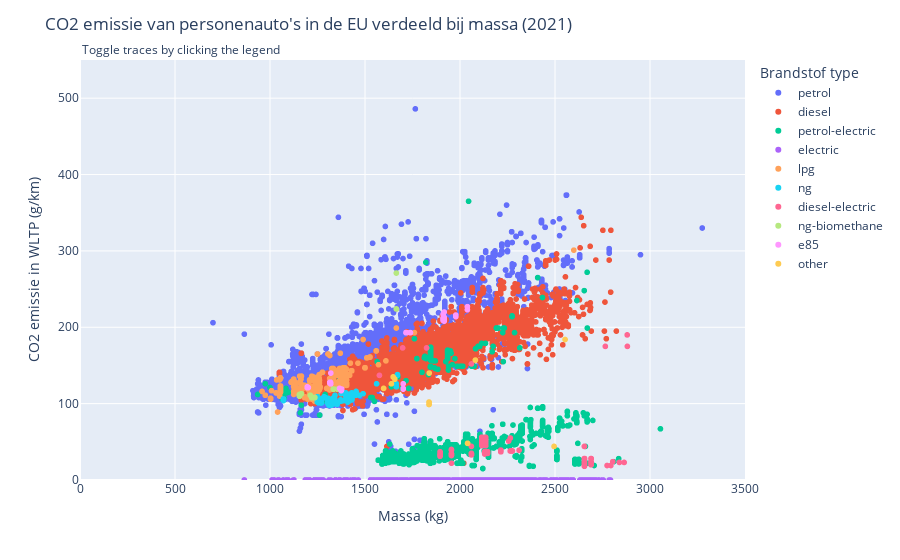

Notebook source saved alongside this figure:
### Code cell
# Plot settings
fig = px.scatter(car_emission_mass,
	x="m (kg)",
	y="Ewltp (g/km)",
	color="Ft",
)

# Create toggle visibility button for every fuel type.
buttons = []
for i, val in enumerate(car_emission_mass["Ft"].unique()):
    button = dict(method='restyle',
        label=val,
        args=[{'visible': True}, [i]],
        args2=[{'visible': "legendonly"}, [i]],
    )
    buttons.append(button)

# Menu settings
fig.update_layout(
    updatemenus=[
        dict(
            buttons=buttons,
            visible=False,
        ),
    ],
    annotations=[
        dict(text="Toggle traces by clicking the legend", x=0, xref="paper", y=1.05, yref="paper", align="right", showarrow=False),
    ],
    title_text="CO2 emissie van personenauto's in de EU verdeeld bij massa (2021)",
    legend_title="Brandstof type",
    xaxis_title="Massa (kg)",
    xaxis_range=(0, 3500),
    yaxis_title="CO2 emissie in WLTP (g/km)",
    yaxis_range=(0, 550),
)
fig.show()

### Figure 1 — Plotly figure (JSON) as saved in the notebook; plotly's stock layout.template omitted (floating-point values rounded to 4 significant figures; data arrays with more than 128 entries replaced by an {"elided": "..."} marker saying what was removed)
{"data": [{"hovertemplate": "Ft=petrol<br>m (kg)=%{x}<br>Ewltp (g/km)=%{y}<extra></extra>", "legendgroup": "petrol", "marker": {"color": "#636efa", "symbol": "circle"}, "mode": "markers", "name": "petrol", "showlegend": true, "type": "scattergl", "x": {"elided": "55744 int values"}, "xaxis": "x", "y": {"elided": "55744 float values"}, "yaxis": "y"}, {"hovertemplate": "Ft=diesel<br>m (kg)=%{x}<br>Ewltp (g/km)=%{y}<extra></extra>", "legendgroup": "diesel", "marker": {"color": "#EF553B", "symbol": "circle"}, "mode": "markers", "name": "diesel", "showlegend": true, "type": "scattergl", "x": {"elided": "22817 int values"}, "xaxis": "x", "y": {"elided": "22817 float values"}, "yaxis": "y"}, {"hovertemplate": "Ft=petrol-electric<br>m (kg)=%{x}<br>Ewltp (g/km)=%{y}<extra></extra>", "legendgroup": "petrol-electric", "marker": {"color": "#00cc96", "symbol": "circle"}, "mode": "markers", "name": "petrol-electric", "showlegend": true, "type": "scattergl", "x": {"elided": "7978 int values"}, "xaxis": "x", "y": {"elided": "7978 float values"}, "yaxis": "y"}, {"hovertemplate": "Ft=electric<br>m (kg)=%{x}<br>Ewltp (g/km)=%{y}<extra></extra>", "legendgroup": "electric", "marker": {"color": "#ab63fa", "symbol": "circle"}, "mode": "markers", "name": "electric", "showlegend": true, "type": "scattergl", "x": {"elided": "10104 int values"}, "xaxis": "x", "y": {"elided": "10104 int values"}, "yaxis": "y"}, {"hovertemplate": "Ft=lpg<br>m (kg)=%{x}<br>Ewltp (g/km)=%{y}<extra></extra>", "legendgroup": "lpg", "marker": {"color": "#FFA15A", "symbol": "circle"}, "mode": "markers", "name": "lpg", "showlegend": true, "type": "scattergl", "x": {"elided": "2245 int values"}, "xaxis": "x", "y": {"elided": "2245 int values"}, "yaxis": "y"}, {"hovertemplate": "Ft=ng<br>m (kg)=%{x}<br>Ewltp (g/km)=%{y}<extra></extra>", "legendgroup": "ng", "marker": {"color": "#19d3f3", "symbol": "circle"}, "mode": "markers", "name": "ng", "showlegend": true, "type": "scattergl", "x": {"elided": "412 int values"}, "xaxis": "x", "y": {"elided": "412 int values"}, "yaxis": "y"}, {"hovertemplate": "Ft=diesel-electric<br>m (kg)=%{x}<br>Ewltp (g/km)=%{y}<extra></extra>", "legendgroup": "diesel-electric", "marker": {"color": "#FF6692", "symbol": "circle"}, "mode": "markers", "name": "diesel-electric", "showlegend": true, "type": "scattergl", "x": {"elided": "541 int values"}, "xaxis": "x", "y": {"elided": "541 int values"}, "yaxis": "y"}, {"hovertemplate": "Ft=ng-biomethane<br>m (kg)=%{x}<br>Ewltp (g/km)=%{y}<extra></extra>", "legendgroup": "ng-biomethane", "marker": {"color": "#B6E880", "symbol": "circle"}, "mode": "markers", "name": "ng-biomethane", "showlegend": true, "type": "scattergl", "x": [1155, 1155, 1334, 1155, 1155, 1155, 1155, 1334, 1334, 1155, 1155, 1334, 1155, 1155, 1155, 1155, 1225, 1334, 1155, 1665, 1236, 1334, 1236, 1155, 1155, 1155, 1155, 1155, 1334, 1155, 1155, 1155, 1155, 1155, 1165, 1334, 1334, 1236, 1155, 1665, 1219, 1155, 1155, 1155, 1212, 1225, 1225, 1155, 1155, 1155, 1334, 1155, 1155, 1155, 1219, 1165, 1155, 1334, 1219, 1155, 1155, 1155, 1236, 1155, 1334, 1155, 1355, 1334, 1155, 1334], "xaxis": "x", "y": [110, 110, 119, 110, 110, 110, 110, 119, 119, 110, 110, 119, 110, 110, 110, 110, 108, 119, 110, 271, 108, 119, 108, 110, 110, 110, 110, 110, 119, 110, 110, 110, 110, 111, 113, 119, 119, 108, 110, 224, 108, 110, 110, 110, 111, 108, 108, 110, 110, 110, 119, 110, 110, 110, 108, 113, 110, 119, 108, 110, 112, 110, 108, 110, 119, 110, 119, 119, 110, 119], "yaxis": "y"}, {"hovertemplate": "Ft=e85<br>m (kg)=%{x}<br>Ewltp (g/km)=%{y}<extra></extra>", "legendgroup": "e85", "marker": {"color": "#FF97FF", "symbol": "circle"}, "mode": "markers", "name": "e85", "showlegend": true, "type": "scattergl", "x": [1319, 1318, 1320, 1911, 1911, 1376, 1701, 1716, 1716, 1911, 1315, 1911, 2039, 1917, 1739, 1716, 1978, 1318, 2039, 1917, 1319, 1917, 1978, 1375, 1716, 1911, 1917, 1319, 1315, 1911, 1917, 1917, 1376, 1716, 1315, 1917, 1318, 1315, 1319, 1917, 1917, 1978, 1376, 1319, 1196, 1701, 1739, 1196, 1721, 1701, 1911, 1318, 1716, 1716, 1917, 1377, 1917, 1315, 1319, 1917, 1716, 1315, 1202, 1911, 1315, 1196, 1377, 1377, 1911, 1716, 1366, 1716], "xaxis": "x", "y": [126, 128, 140, 212, 217, 119, 119, 193, 193, 212, 128, 209, 223, 213, 193, 193, 214, 127, 227, 213, 127, 209, 214, 117, 193, 210, 209, 126, 127, 209, 220, 211, 118, 193, 127, 211, 127, 128, 126, 210, 212, 216, 119, 126, 121, 120, 193, 121, 193, 126, 212, 128, 193, 193, 208, 119, 210, 127, 126, 209, 193, 127, 121, 211, 127, 122, 119, 119, 211, 193, 120, 193], "yaxis": "y"}, {"hovertemplate": "Ft=other<br>m (kg)=%{x}<br>Ewltp (g/km)=%{y}<extra></extra>", "legendgroup": "other", "marker": {"color": "#FECB52", "symbol": "circle"}, "mode": "markers", "name": "other", "showlegend": true, "type": "scattergl", "x": [1657, 2040, 1639, 1648, 1837, 1838, 2040, 1837, 1837, 2081, 2553, 1837, 1837, 1837, 2495, 1837, 1598], "xaxis": "x", "y": [132, 48, 126, 135, 99, 140, 48, 102, 102, 157, 184, 99, 99, 99, 44, 99, 120], "yaxis": "y"}], "layout": {"annotations": [{"align": "right", "showarrow": false, "text": "Toggle traces by clicking the legend", "x": 0, "xref": "paper", "y": 1.05, "yref": "paper"}], "legend": {"title": {"text": "Brandstof type"}, "tracegroupgap": 0}, "margin": {"t": 60}, "title": {"text": "CO2 emissie van personenauto's in de EU verdeeld bij massa (2021)"}, "updatemenus": [{"buttons": [{"args": [{"visible": true}, [0]], "args2": [{"visible": "legendonly"}, [0]], "label": "petrol", "method": "restyle"}, {"args": [{"visible": true}, [1]], "args2": [{"visible": "legendonly"}, [1]], "label": "diesel", "method": "restyle"}, {"args": [{"visible": true}, [2]], "args2": [{"visible": "legendonly"}, [2]], "label": "petrol-electric", "method": "restyle"}, {"args": [{"visible": true}, [3]], "args2": [{"visible": "legendonly"}, [3]], "label": "electric", "method": "restyle"}, {"args": [{"visible": true}, [4]], "args2": [{"visible": "legendonly"}, [4]], "label": "lpg", "method": "restyle"}, {"args": [{"visible": true}, [5]], "args2": [{"visible": "legendonly"}, [5]], "label": "ng", "method": "restyle"}, {"args": [{"visible": true}, [6]], "args2": [{"visible": "legendonly"}, [6]], "label": "diesel-electric", "method": "restyle"}, {"args": [{"visible": true}, [7]], "args2": [{"visible": "legendonly"}, [7]], "label": "ng-biomethane", "method": "restyle"}, {"args": [{"visible": true}, [8]], "args2": [{"visible": "legendonly"}, [8]], "label": "e85", "method": "restyle"}, {"args": [{"visible": true}, [9]], "args2": [{"visible": "legendonly"}, [9]], "label": "other", "method": "restyle"}], "visible": false}], "xaxis": {"anchor": "y", "domain": [0, 1], "range": [0, 3500], "title": {"text": "Massa (kg)"}}, "yaxis": {"anchor": "x", "domain": [0, 1], "range": [0, 550], "title": {"text": "CO2 emissie in WLTP (g/km)"}}}}
